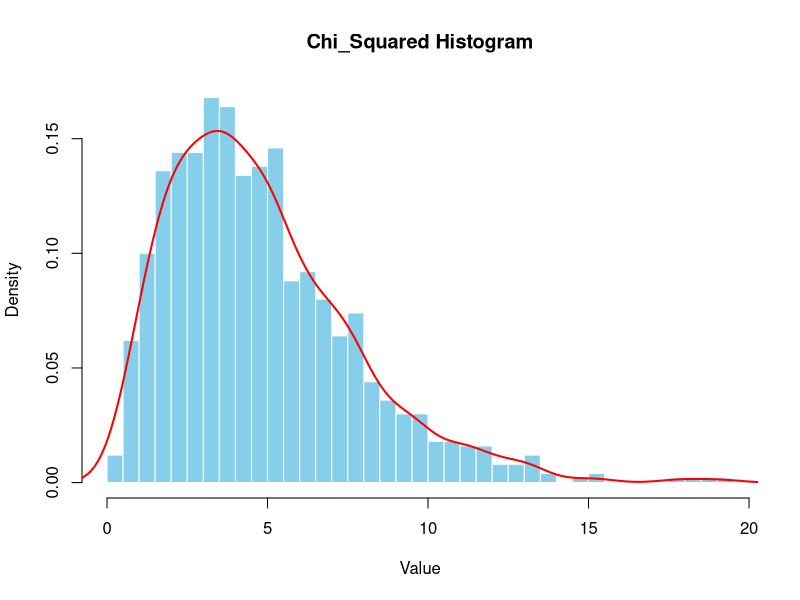
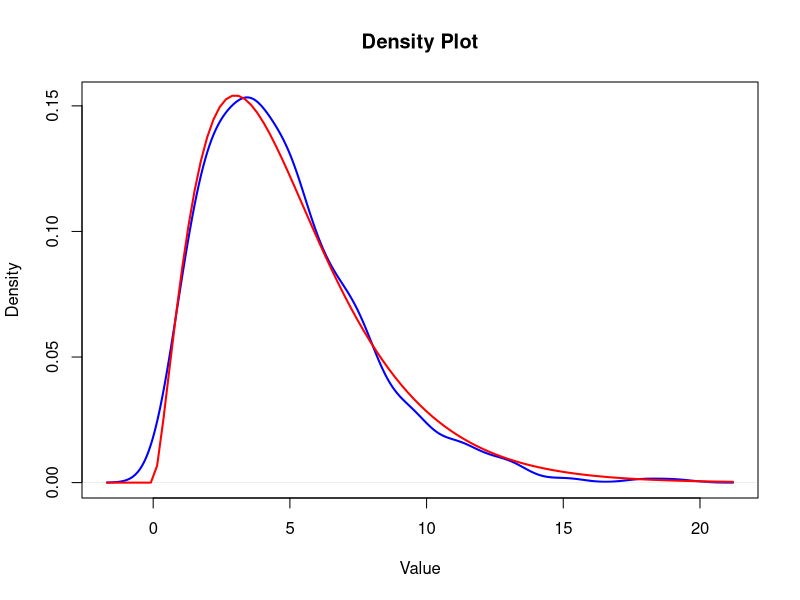

The R source for these figures, in order: (Note: this script raises an error after producing the figures.)
k = 5
n_sim = 1000 # number of simulations

# generate chi_square data
set.seed(123)
chi2_data = rchisq(n_sim, df=k)


# Compute mean and variance

mean_chi2 = mean(chi2_data)
var_chi2 = var(chi2_data)

cat("Mean:", mean_chi2, "\n")
cat("Variance", var_chi2, "\n")

par(mfrwo=c(1,3))

#Histogram
hist(chi2_data, breaks=30, col="skyblue", probability=TRUE, main="Chi_Squared Histogram", xlab="Value", border = "white")

lines(density(chi2_data), col="red", lwd=2)


# Density Plot

plot(density(chi2_data), col="blue", lwd=2, main="Density Plot", xlab="Value")

curve(dchisq(x, df=k), add=TRUE, col="red", lwd=2)

#Q_Q Plot
qqplot(qchisq(ppoints(n_sim), chi2_data, main="Q-Q Plot", col="blue", xlab="Theorictical Quantiles", ylab="Sample Quantiles"))

abline(0,1, col="red", lwd=2)

